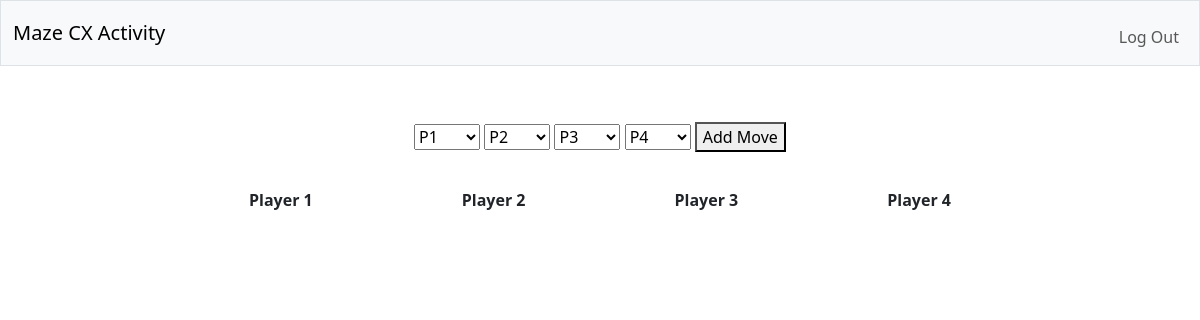
Page / (signed in) on the earlier database version.
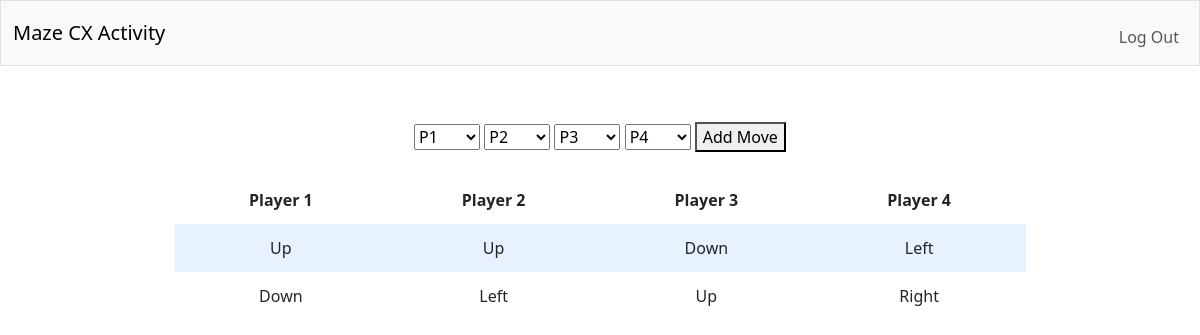
Same page on the later database version.
### tables this page shows
CREATE TABLE moves (
id INTEGER,
P1 TEXT,
P2 TEXT,
P3 TEXT,
P4 TEXT,
PRIMARY KEY (id)
);

### app.py (the view)
@app.route('/', methods=["GET", "POST"])
@login_required
def index():
    if request.method == "POST":
        P1 = request.form.get("P1")
        P2 = request.form.get("P2")
        P3 = request.form.get("P3")
        P4 = request.form.get("P4")
        db.execute("INSERT INTO moves (P1, P2, P3, P4) VALUES(?, ?, ?, ?)", P1, P2, P3, P4)
        return redirect("/")
    else:
        rows = db.execute("SELECT * FROM moves")
        return render_template('index.html', rows = rows)

### app.py (called while the page is built)
def login_required(f):
    @wraps(f)
    def decorated_function(*args, **kwargs):
        if session.get("user_id") is None:
            return redirect("/login")
        return f(*args, **kwargs)
    return decorated_function

### templates/index.html (shortened to what this page needs)
{% extends "layout.html" %}
{% block main %}
<div class="container">
    <div class="section">
        <form action="/" method="post">
            <select name="P1">
                <option disabled selected value="">P1</option>
            </select>
            <select name="P2">
                <option disabled selected value="">P2</option>
            </select>
            <select name="P3">
                <option disabled selected value="">P3</option>
            </select>
            <select name="P4">
                <option disabled selected value="">P4</option>
            </select>
            <button type="submit">Add Move</button>
        </form>
    </div>
    <div class="section">
        <table>
            <thead>
                <tr>
                    <th>Player 1</th>
                    <th>Player 2</th>
                    <th>Player 3</th>
                    <th>Player 4</th>
                </tr>
            </thead>
            <tbody>
                {% for row in rows %}
                    <tr>
                        <td>{{ row.P1 }}</td>
                        <td>{{ row.P2 }}</td>
                        <td>{{ row.P3 }}</td>
                        <td>{{ row.P4 }}</td>
                    </tr>
                {% endfor %}
            </tbody>
        </table>
    </div>
</div>
{% endblock %}

### templates/layout.html (shortened to what this page needs)
<!DOCTYPE html>
<html lang="en">
    <head>
        <link href="https://cdn.jsdelivr.net/npm/bootstrap@5.3.3/dist/css/bootstrap.min.css" rel="stylesheet">
        <link href="/static/styles.css" rel="stylesheet">
    </head>
    <body>
        <nav class="bg-light border navbar navbar-expand-md navbar-light">
            <div class="container-fluid">
                <a class="navbar-brand" href="/"><span class="red">Maze CX Activity</span></a>
                <div class="collapse navbar-collapse" id="navbar">
                    {% if session["user_id"] %}
                        <ul class="navbar-nav ms-auto mt-2">
                            <li class="nav-item"><a class="nav-link" href="/logout">Log Out</a></li>
                        </ul>
                    {% else %}
                        <ul class="navbar-nav ms-auto mt-2">
                            <li class="nav-item"><a class="nav-link" href="/register">Register</a></li>
                            <li class="nav-item"><a class="nav-link" href="/login">Log In</a></li>
                        </ul>
                    {% endif %}
                </div>
            </div>
        </nav>
        <main class="container py-5 text-center">
            {% block main %}{% endblock %}
        </main>
    </body>
</html>

### static/styles.css (style rules this page uses)
.section { padding-bottom: 1rem; padding-left: 2rem; padding-right: 2rem; padding-top: 0.5rem; }
.container { margin-left: auto; margin-right: auto; padding-left: 15px; padding-right: 15px; text-align: center; width: 90%; }
table { background-color: transparent; margin-bottom: 1rem; width: 100%; }
table th, table td { padding: 0.75rem; vertical-align: middle; }
tbody tr:nth-of-type(odd) { background-color: rgb(179, 208, 255, 0.3) }

Differences in the rows shown:
added moves: P1 "Up", P2 "Up", P3 "Down", P4 "Left"
added moves: P1 "Down", P2 "Left", P3 "Up", P4 "Right"
